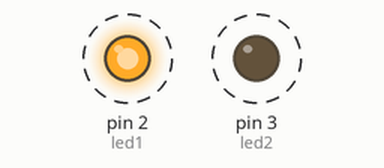
Recording of a sketch running on a simulated Arduino Uno, built with avr-gcc and run on an emulated ATmega328P. Shown: output pins drawn as LEDs (lit = HIGH). Dashed ring = blinking.

Above: at 0.5 s.
Timing chart, 0 to 4.6 s (numbered marks = the images above):
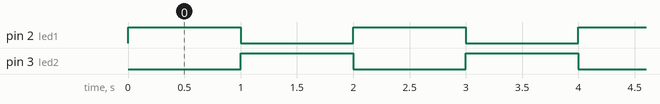

The sketch:

codigo.ino
```cpp
const int led1 = 2;
const int led2 = 3;
//
void setup()
{
  pinMode(led1, OUTPUT);
  pinMode(led2, OUTPUT);
}

void loop()
{
  digitalWrite(led1, HIGH);
  digitalWrite(led2, LOW);
  delay(1000); // Wait for 1000 millisecond(s)
  digitalWrite(led1, LOW);
  digitalWrite(led2, HIGH);
  delay(1000); // Wait for 1000 millisecond(s)
}
```

Measured:
- by itself, pin 2 (led1), pin 3 (led2): alternates HIGH for 1.0 s and LOW for 1.0 s
